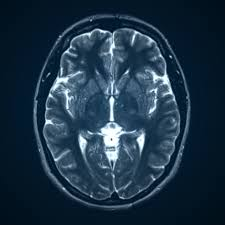
#> input picture MRI scan.jpg, 225 x 225 px, found by its file name
$ jupyter execute Untitled10.ipynb
#> lines starting #> are read from the running program, lines starting #| are printed output that depends on the picture; after the words box and inside, x2 and y2 are one past the last pixel; in counts of white or black regions, pixels touching at a corner belong together
[cell 1]
import cv2
import numpy as np
import matplotlib.pyplot as plt

# Load the MRI image
image_path = "/content/sample_data/MRI scan.jpg"  # Replace with the actual image path
image = cv2.imread(image_path, cv2.IMREAD_GRAYSCALE)
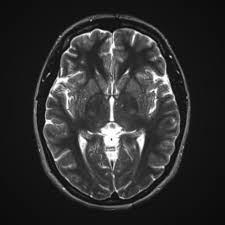
#> image: shape (225, 225); min 0, max 255, mean 47

# Step 1: Preprocess the image (GaussianBlur to reduce noise)
blurred_image = cv2.GaussianBlur(image, (5, 5), 0)
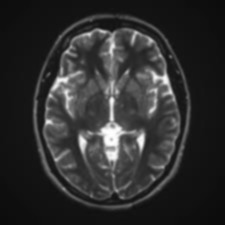
#> blurred_image: shape (225, 225); min 11, max 254, mean 47

# Step 2: Apply adaptive thresholding to detect tumor area
thresh = cv2.adaptiveThreshold(blurred_image, 255, cv2.ADAPTIVE_THRESH_MEAN_C,
                               cv2.THRESH_BINARY_INV, 11, 2)
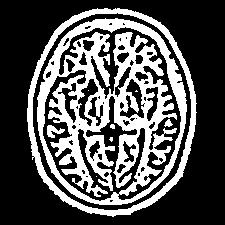
#> thresh: shape (225, 225); 33% white; 9 white regions (4 under 20 px)

# Step 3: Find contours of the segmented areas
contours, hierarchy = cv2.findContours(thresh, cv2.RETR_EXTERNAL, cv2.CHAIN_APPROX_SIMPLE)
#> contours = 1 contour; box (x1, y1, x2, y2) and area: (27, 8, 197, 217) 27890

# Step 4: Draw contours on the original image to highlight the tumor region
output_image = cv2.cvtColor(image, cv2.COLOR_GRAY2BGR)  # Convert to color image for visualization
cv2.drawContours(output_image, contours, -1, (0, 255, 0), 2)  # Green contours for tumor regions
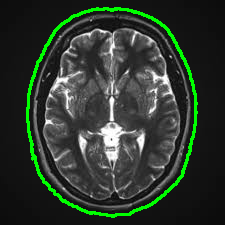
#> output_image: shape (225, 225, 3); mean B, G, R 46.2, 56.8, 46.2

# Step 5: Show the results
plt.figure(figsize=(10, 10))
plt.subplot(1, 3, 1)
plt.imshow(image, cmap='gray')
plt.title('Original Image')

plt.subplot(1, 3, 2)
plt.imshow(thresh, cmap='gray')
plt.title('Thresholded Image')

plt.subplot(1, 3, 3)
plt.imshow(output_image)
plt.title('Segmented Tumor')

plt.show()

# Save the result image with contours
cv2.imwrite("segmented_brain_tumor.png", output_image)
#> Out = True
